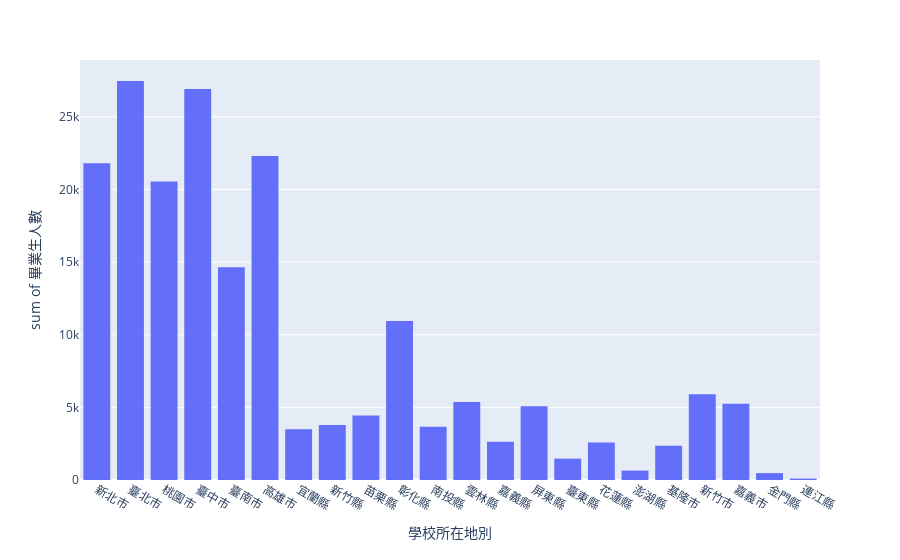
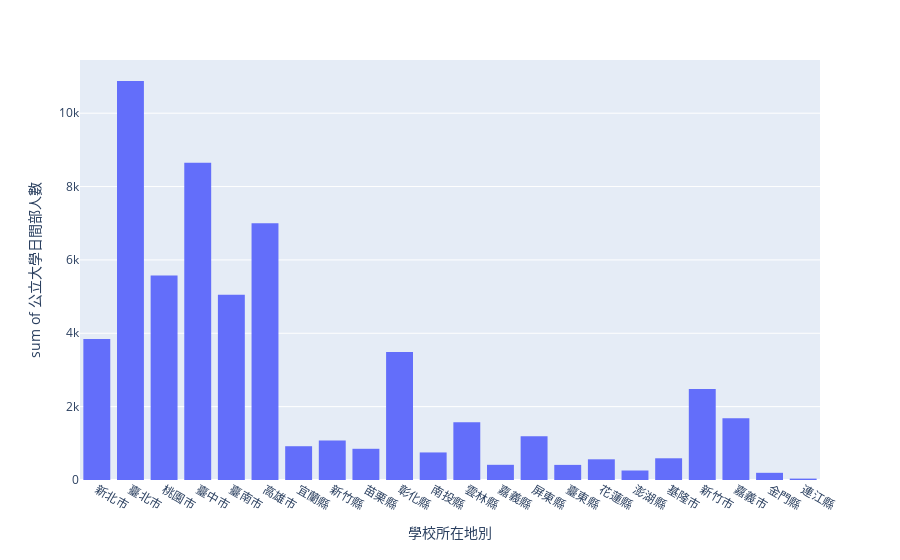

Here is the notebook cell these charts were saved with, in order:
### Code cell
import plotly.express as px
fig109_1 = px.histogram(df109, x="學校所在地別", y="畢業生人數")
fig109_1.show()
fig109_2 = px.histogram(df109, x="學校所在地別", y="公立大學日間部人數")
fig109_2.show()

### Figure 1 — Plotly figure (JSON) as saved in the notebook; plotly's stock layout.template omitted (floating-point values rounded to 4 significant figures)
{"data": [{"alignmentgroup": "True", "bingroup": "x", "histfunc": "sum", "hovertemplate": "學校所在地別=%{x}<br>sum of 畢業生人數=%{y}<extra></extra>", "legendgroup": "", "marker": {"color": "#636efa", "pattern": {"shape": ""}}, "name": "", "offsetgroup": "", "orientation": "v", "showlegend": false, "type": "histogram", "x": ["新北市", "臺北市", "桃園市", "臺中市", "臺南市", "高雄市", "宜蘭縣", "新竹縣", "苗栗縣", "彰化縣", "南投縣", "雲林縣", "嘉義縣", "屏東縣", "臺東縣", "花蓮縣", "澎湖縣", "基隆市", "新竹市", "嘉義市", "金門縣", "連江縣", "新北市", "臺北市", "桃園市", "臺中市", "臺南市", "高雄市", "宜蘭縣", "新竹縣", "苗栗縣", "彰化縣", "南投縣", "雲林縣", "嘉義縣", "屏東縣", "臺東縣", "花蓮縣", "澎湖縣", "基隆市", "新竹市", "嘉義市", "金門縣", "連江縣", "新北市", "臺北市", "桃園市", "臺中市", "臺南市", "高雄市", "宜蘭縣", "新竹縣", "苗栗縣", "彰化縣", "南投縣", "雲林縣", "嘉義縣", "屏東縣", "臺東縣", "花蓮縣", "澎湖縣", "基隆市", "新竹市", "嘉義市", "金門縣", "連江縣"], "xaxis": "x", "y": [422, 1232, 1400, 1365, 8567, 3831, 3063, 1418, 2502, 7608, 2679, 2930, 819, 3244, 1186, 1561, 651, 1162, 2555, 3327, 474, 96, 11774, 17831, 7512, 11614, 534, 9460, 75, 444, 544, 796, 223, 382, 296, 585, 22, 44, 0, 291, 898, 0, 0, 0, 9616, 8405, 11638, 13940, 5549, 9019, 355, 1916, 1394, 2545, 767, 2061, 1522, 1244, 262, 974, 0, 907, 2451, 1927, 0, 0], "yaxis": "y"}], "layout": {"barmode": "relative", "legend": {"tracegroupgap": 0}, "margin": {"t": 60}, "xaxis": {"anchor": "y", "domain": [0, 1], "title": {"text": "學校所在地別"}}, "yaxis": {"anchor": "x", "domain": [0, 1], "title": {"text": "sum of 畢業生人數"}}}}

### Figure 2 — Plotly figure (JSON) as saved in the notebook; plotly's stock layout.template omitted (floating-point values rounded to 4 significant figures)
{"data": [{"alignmentgroup": "True", "bingroup": "x", "histfunc": "sum", "hovertemplate": "學校所在地別=%{x}<br>sum of 公立大學日間部人數=%{y}<extra></extra>", "legendgroup": "", "marker": {"color": "#636efa", "pattern": {"shape": ""}}, "name": "", "offsetgroup": "", "orientation": "v", "showlegend": false, "type": "histogram", "x": ["新北市", "臺北市", "桃園市", "臺中市", "臺南市", "高雄市", "宜蘭縣", "新竹縣", "苗栗縣", "彰化縣", "南投縣", "雲林縣", "嘉義縣", "屏東縣", "臺東縣", "花蓮縣", "澎湖縣", "基隆市", "新竹市", "嘉義市", "金門縣", "連江縣", "新北市", "臺北市", "桃園市", "臺中市", "臺南市", "高雄市", "宜蘭縣", "新竹縣", "苗栗縣", "彰化縣", "南投縣", "雲林縣", "嘉義縣", "屏東縣", "臺東縣", "花蓮縣", "澎湖縣", "基隆市", "新竹市", "嘉義市", "金門縣", "連江縣", "新北市", "臺北市", "桃園市", "臺中市", "臺南市", "高雄市", "宜蘭縣", "新竹縣", "苗栗縣", "彰化縣", "南投縣", "雲林縣", "嘉義縣", "屏東縣", "臺東縣", "花蓮縣", "澎湖縣", "基隆市", "新竹市", "嘉義市", "金門縣", "連江縣"], "xaxis": "x", "y": [110, 927, 814, 789, 3755, 1697, 823, 627, 662, 3068, 645, 1017, 136, 899, 337, 421, 259, 235, 1788, 1465, 196, 38, 2906, 8531, 2939, 5597, 223, 4568, 18, 152, 89, 183, 35, 75, 85, 160, 1, 21, 0, 57, 339, 0, 0, 0, 826, 1420, 1819, 2264, 1075, 737, 80, 296, 100, 237, 71, 483, 193, 132, 74, 122, 0, 300, 356, 217, 0, 0], "yaxis": "y"}], "layout": {"barmode": "relative", "legend": {"tracegroupgap": 0}, "margin": {"t": 60}, "xaxis": {"anchor": "y", "domain": [0, 1], "title": {"text": "學校所在地別"}}, "yaxis": {"anchor": "x", "domain": [0, 1], "title": {"text": "sum of 公立大學日間部人數"}}}}
